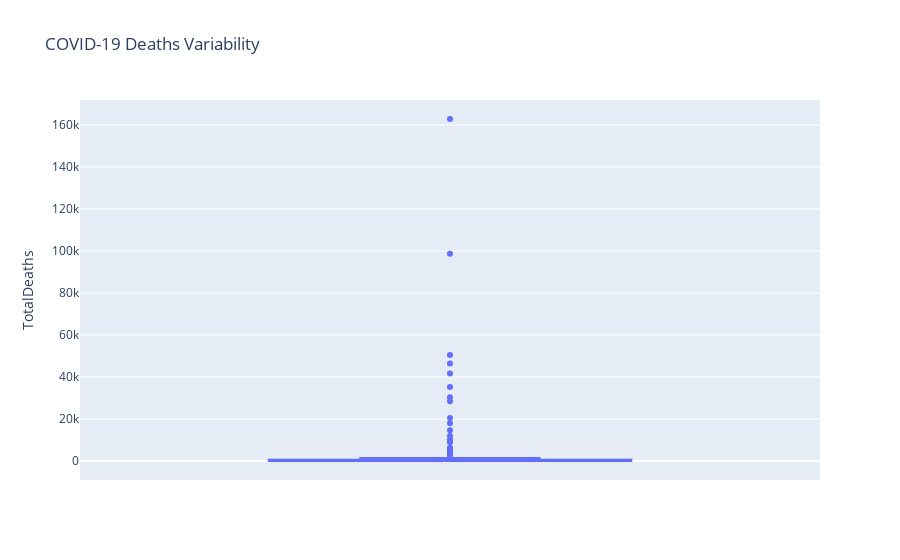

Notebook code for this chart:
### Markdown cell above
### **5.5 Box Plot (Outliers in COVID-19 Deaths)**

### Code cell
fig = px.box(df, y='TotalDeaths', title='COVID-19 Deaths Variability')
fig.show()

### Figure 1 — Plotly figure (JSON) as saved in the notebook; plotly's stock layout.template omitted (floating-point values rounded to 4 significant figures; data arrays with more than 128 entries replaced by an {"elided": "..."} marker saying what was removed)
{"data": [{"alignmentgroup": "True", "hovertemplate": "TotalDeaths=%{y}<extra></extra>", "legendgroup": "", "marker": {"color": "#636efa"}, "name": "", "notched": false, "offsetgroup": "", "orientation": "v", "showlegend": false, "type": "box", "x0": " ", "xaxis": "x", "y": {"elided": "209 float values"}, "y0": " ", "yaxis": "y"}], "layout": {"boxmode": "group", "legend": {"tracegroupgap": 0}, "title": {"text": "COVID-19 Deaths Variability"}, "xaxis": {"anchor": "y", "domain": [0, 1]}, "yaxis": {"anchor": "x", "domain": [0, 1], "title": {"text": "TotalDeaths"}}}}
